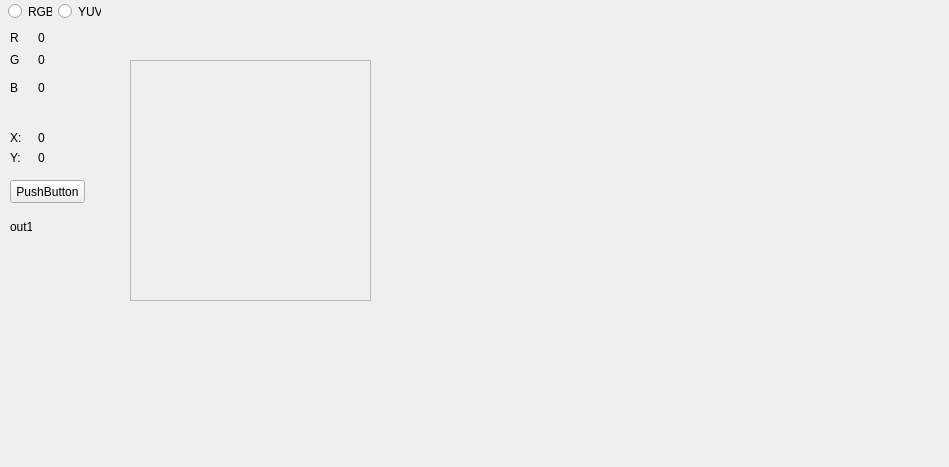
<?xml version="1.0" encoding="UTF-8"?>
<ui version="4.0">
 <class>PicDisplay</class>
 <widget class="QWidget" name="PicDisplay">
  <property name="geometry">
   <rect>
    <x>0</x>
    <y>0</y>
    <width>949</width>
    <height>467</height>
   </rect>
  </property>
  <property name="windowTitle">
   <string>Form</string>
  </property>
  <widget class="QWidget" name="layoutWidget">
   <property name="geometry">
    <rect>
     <x>10</x>
     <y>50</y>
     <width>50</width>
     <height>20</height>
    </rect>
   </property>
   <layout class="QHBoxLayout" name="horizontalLayout_3">
    <item>
     <widget class="QLabel" name="libCoul2">
      <property name="text">
       <string>G</string>
      </property>
     </widget>
    </item>
    <item>
     <widget class="QLabel" name="valCoul2">
      <property name="text">
       <string>0</string>
      </property>
     </widget>
    </item>
   </layout>
  </widget>
  <widget class="QWidget" name="layoutWidget_2">
   <property name="geometry">
    <rect>
     <x>10</x>
     <y>80</y>
     <width>50</width>
     <height>15</height>
    </rect>
   </property>
   <layout class="QHBoxLayout" name="horizontalLayout_4">
    <item>
     <widget class="QLabel" name="libCoul3">
      <property name="text">
       <string>B</string>
      </property>
     </widget>
    </item>
    <item>
     <widget class="QLabel" name="valCoul3">
      <property name="text">
       <string>0</string>
      </property>
     </widget>
    </item>
   </layout>
  </widget>
  <widget class="QWidget" name="layoutWidget_3">
   <property name="geometry">
    <rect>
     <x>10</x>
     <y>130</y>
     <width>50</width>
     <height>15</height>
    </rect>
   </property>
   <layout class="QHBoxLayout" name="horizontalLayout_5">
    <item>
     <widget class="QLabel" name="libPosX">
      <property name="text">
       <string>X:</string>
      </property>
     </widget>
    </item>
    <item>
     <widget class="QLabel" name="valPosX">
      <property name="text">
       <string>0</string>
      </property>
     </widget>
    </item>
   </layout>
  </widget>
  <widget class="QWidget" name="layoutWidget_4">
   <property name="geometry">
    <rect>
     <x>10</x>
     <y>150</y>
     <width>50</width>
     <height>15</height>
    </rect>
   </property>
   <layout class="QHBoxLayout" name="horizontalLayout_6">
    <item>
     <widget class="QLabel" name="libPosY">
      <property name="text">
       <string>Y:</string>
      </property>
     </widget>
    </item>
    <item>
     <widget class="QLabel" name="valPosY">
      <property name="text">
       <string>0</string>
      </property>
     </widget>
    </item>
   </layout>
  </widget>
  <widget class="QLabel" name="libLibre">
   <property name="geometry">
    <rect>
     <x>10</x>
     <y>220</y>
     <width>22</width>
     <height>13</height>
    </rect>
   </property>
   <property name="text">
    <string>out1</string>
   </property>
  </widget>
  <widget class="QScrollArea" name="scrollAreaP">
   <property name="geometry">
    <rect>
     <x>130</x>
     <y>60</y>
     <width>241</width>
     <height>241</height>
    </rect>
   </property>
   <property name="minimumSize">
    <size>
     <width>0</width>
     <height>0</height>
    </size>
   </property>
   <property name="widgetResizable">
    <bool>true</bool>
   </property>
   <widget class="QWidget" name="scrollAreaWidgetContents">
    <property name="geometry">
     <rect>
      <x>0</x>
      <y>0</y>
      <width>239</width>
      <height>239</height>
     </rect>
    </property>
   </widget>
  </widget>
  <widget class="QWidget" name="layoutWidget">
   <property name="geometry">
    <rect>
     <x>8</x>
     <y>2</y>
     <width>93</width>
     <height>19</height>
    </rect>
   </property>
   <layout class="QHBoxLayout" name="horizontalLayout">
    <item>
     <widget class="QRadioButton" name="radioButtonRGB">
      <property name="text">
       <string>RGB</string>
      </property>
     </widget>
    </item>
    <item>
     <widget class="QRadioButton" name="radioButton_YUV">
      <property name="text">
       <string>YUV</string>
      </property>
     </widget>
    </item>
   </layout>
  </widget>
  <widget class="QPushButton" name="pushButton">
   <property name="geometry">
    <rect>
     <x>10</x>
     <y>180</y>
     <width>75</width>
     <height>23</height>
    </rect>
   </property>
   <property name="text">
    <string>PushButton</string>
   </property>
  </widget>
  <widget class="QWidget" name="layoutWidget">
   <property name="geometry">
    <rect>
     <x>10</x>
     <y>30</y>
     <width>50</width>
     <height>15</height>
    </rect>
   </property>
   <layout class="QHBoxLayout" name="horizontalLayout_2">
    <item>
     <widget class="QLabel" name="libCoul1">
      <property name="text">
       <string>R</string>
      </property>
     </widget>
    </item>
    <item>
     <widget class="QLabel" name="valCoul1">
      <property name="text">
       <string>0</string>
      </property>
     </widget>
    </item>
   </layout>
  </widget>
 </widget>
 <resources/>
 <connections/>
</ui>
